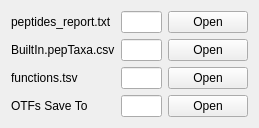
                 <widget class="QWidget" name="page_4">
                  <property name="geometry">
                   <rect>
                    <x>0</x>
                    <y>0</y>
                    <width>259</width>
                    <height>128</height>
                   </rect>
                  </property>
                  <attribute name="label">
                   <string>Set Path</string>
                  </attribute>
                  <layout class="QGridLayout" name="gridLayout_44">
                   <item row="1" column="0">
                    <widget class="QLabel" name="label_metalab_anno_built_in_taxa">
                     <property name="toolTip">
                      <string>In the maxquant_search/taxonomy_analysis/</string>
                     </property>
                     <property name="text">
                      <string>BuiltIn.pepTaxa.csv</string>
                     </property>
                    </widget>
                   </item>
                   <item row="2" column="1">
                    <widget class="QLineEdit" name="lineEdit_metalab_anno_functions"/>
                   </item>
                   <item row="2" column="2">
                    <widget class="QPushButton" name="pushButton_open_metalab_anno_functions">
                     <property name="text">
                      <string>Open</string>
                     </property>
                    </widget>
                   </item>
                   <item row="0" column="1">
                    <widget class="QLineEdit" name="lineEdit_metalab_anno_peptides_report"/>
                   </item>
                   <item row="0" column="0">
                    <widget class="QLabel" name="label_metalab_anno_peptides_report">
                     <property name="toolTip">
                      <string>In the maxquant_search/combined/txt/</string>
                     </property>
                     <property name="text">
                      <string>peptides_report.txt</string>
                     </property>
                    </widget>
                   </item>
                   <item row="2" column="0">
                    <widget class="QLabel" name="label_metalab_anno_functions">
                     <property name="toolTip">
                      <string>In the maxquant_search/functional_annotation/</string>
                     </property>
                     <property name="text">
                      <string>functions.tsv</string>
                     </property>
                    </widget>
                   </item>
                   <item row="1" column="1">
                    <widget class="QLineEdit" name="lineEdit_metalab_anno_built_in_taxa"/>
                   </item>
                   <item row="1" column="2">
                    <widget class="QPushButton" name="pushButton_open_metalab_anno_built_in_taxa">
                     <property name="text">
                      <string>Open</string>
                     </property>
                    </widget>
                   </item>
                   <item row="0" column="2">
                    <widget class="QPushButton" name="pushButton_open_metalab_anno_peptides_report">
                     <property name="text">
                      <string>Open</string>
                     </property>
                    </widget>
                   </item>
                   <item row="3" column="0">
                    <widget class="QLabel" name="label_metalab_anno_otf_save_path">
                     <property name="toolTip">
                      <string>Path to Save Output</string>
                     </property>
                     <property name="text">
                      <string>OTFs Save To</string>
                     </property>
                    </widget>
                   </item>
                   <item row="3" column="1">
                    <widget class="QLineEdit" name="lineEdit_metalab_anno_otf_save_path"/>
                   </item>
                   <item row="3" column="2">
                    <widget class="QPushButton" name="pushButton_open_metalab_anno_otf_save_path">
                     <property name="text">
                      <string>Open</string>
                     </property>
                    </widget>
                   </item>
                  </layout>
                 </widget>
